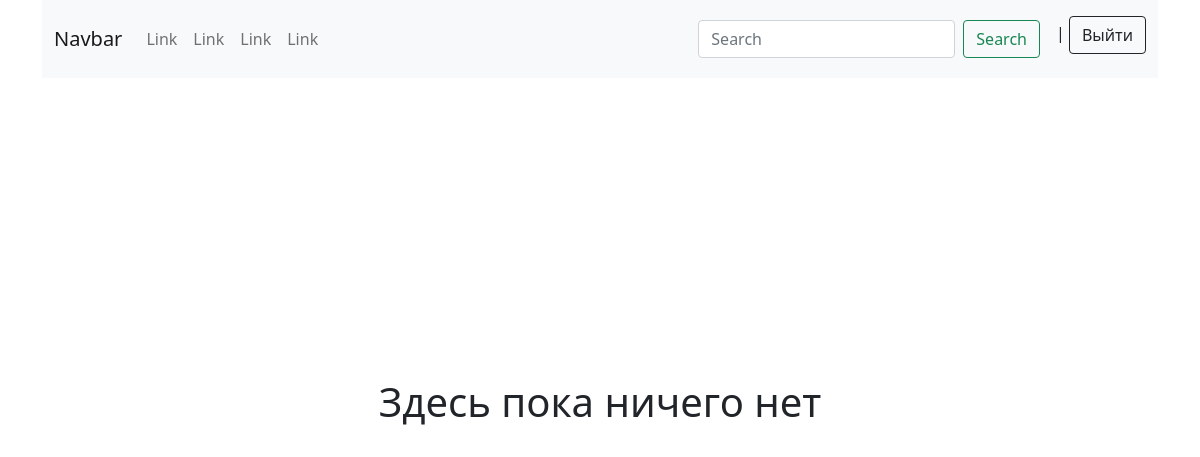
Before: /Adel with the older database file.
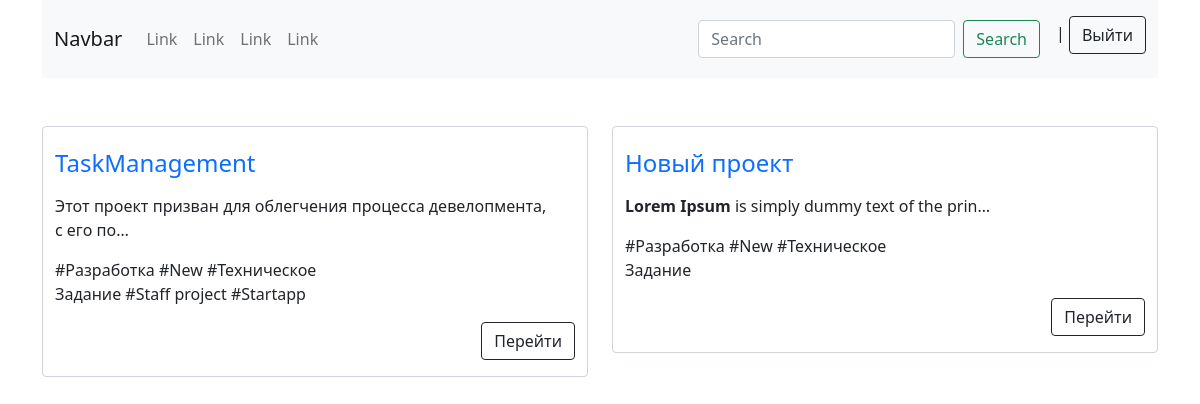
After: the same page with the newer database file.
### mainapp/models.py (models this page shows, shortened)
class Project(models.Model):
    user = models.ForeignKey(User, on_delete=models.CASCADE, verbose_name='Пользователь')
    name = models.CharField(max_length=120, verbose_name='Название')
    slug = models.SlugField(unique=True)
    description = RichTextField(verbose_name='Описание')
    photo = models.ImageField(upload_to='photos/', null=True, blank=True, verbose_name='Фото')
    file = models.FileField(upload_to='files/', null=True, blank=True, verbose_name='Файлы')
    started = models.DateTimeField(auto_now_add=True, verbose_name='Начало')
    ended = models.DateTimeField(blank=True, null=True, verbose_name='Закончился')
    deadline = models.DateField(verbose_name='Дедлайн до')
    tags = models.ManyToManyField(Tag, verbose_name='Теги')
    class Meta:
        verbose_name = 'Проект'
        verbose_name_plural = 'Проекты'
    def get_absolute_url(self):
        return reverse('mainapp:proj_details', kwargs={'slug': self.slug})

class Tag(models.Model):
    tag = models.CharField(max_length=120)
    def __str__(self):
        return self.tag
    class Meta:
        verbose_name = 'Тег'
        verbose_name_plural = 'Теги'

### mainapp/views.py (the view)
# urls.py: path('<slug:slug>', UserProjectListView.as_view(), name='user_proj'),
class UserProjectListView(ListView):
    template_name = 'mainapp/index/user_project.html'
    model = User
    context_object_name = 'projects'
    def get_queryset(self):
        user = get_object_or_404(User, username=self.kwargs.get('slug'))
        projects = user.project_set.all()
        return projects

### templates/mainapp/index/user_project.html
{% extends 'mainapp/base.html' %}
{% block content %}
<div class="container">
    <div class="row">
        {% if projects %}
        {% for project in projects %}
        <div class="col-sm-6">
            <div class="form-control user-projects mt-5">
                <a style="text-decoration: none;" href="{{ project.get_absolute_url }}"><h4 class="mt-3">{{ project.name }}</h4></a>
                <p>{{ project.description|safe|truncatechars:70 }}</p>
                <p class="project-tags">{% for t in project.tags.all|slice:':5' %} #{{t}} {% endfor %}</p>
                <a class="btn btn-outline-dark float-end" href="{{ project.get_absolute_url }}">Перейти</a><br><br>
            </div>
        </div>
        {% endfor %}
        {% else %}
            <div class="text-center" style="margin-top: 300px;">
                <h1>Здесь пока ничего нет</h1>
            </div>
        {% endif %}
    </div>
</div>
{% endblock %}

### templates/mainapp/base.html (shortened to what this page needs)
{% load static %}
<!DOCTYPE html>
<html lang="en">
<head>
    <link rel="stylesheet" href="{% static 'css/style.css' %}">
    <link href="{% static 'fontawesomefree/css/fontawesome.css' %}" rel="stylesheet" type="text/css">
    <link href="{% static 'fontawesomefree/css/brands.css' %}" rel="stylesheet" type="text/css">
    <link href="{% static 'fontawesomefree/css/solid.css' %}" rel="stylesheet" type="text/css">
    <link href="https://cdn.jsdelivr.net/npm/bootstrap@5.0.2/dist/css/bootstrap.min.css" rel="stylesheet">
</head>
<body>
    {% block header %}
    <header>
        <div class="container">
            <nav class="navbar navbar-expand-lg navbar-light bg-light">
                <div class="container-fluid">
                  <a class="navbar-brand" href="{% url 'mainapp:main' %}">Navbar</a>
                  <div class="collapse navbar-collapse" id="navbarSupportedContent">
                    <ul class="navbar-nav me-auto mb-2 mb-lg-0">
                      <li class="nav-item">
                        <a class="nav-link" href="#">Link</a>
                      </li>
                      <li class="nav-item">
                        <a class="nav-link" href="#">Link</a>
                      </li>
                      <li class="nav-item">
                        <a class="nav-link" href="#">Link</a>
                      </li>
                      <li class="nav-item">
                        <a class="nav-link" href="#">Link</a>
                      </li>
                    </ul>
                    <form class="d-flex me-3">
                      <input class="form-control me-2" type="search" placeholder="Search" aria-label="Search">
                      <button class="btn btn-outline-success" type="submit">Search</button>
                    </form>
                    <p class="mt-2"><a href="{% url 'mainapp:user_proj' user.username %}">{{ user.username }}</a> | <a class="btn btn-outline-dark" href="{% url 'authentication:logout' %}">Выйти</a></p>
                  </div>
                </div>
              </nav>
        </div>
    </header>
    {% endblock %}
    {% block content %}{% endblock %}
</body>
</html>

### static/css/style.css (style rules this page uses)
.user-projects p { max-width: 500px; }
.user-projects .project-tags { max-width: 300px; }

Changed rows visible on the page:
added Project: name "TaskManagement", description "Этот проект призван для облегчения процесса девелопмента, с его по…"
added Tag: tag "Разработка"
added Tag: tag "New"
added Tag: tag "Техническое Задание"
added Tag: tag "Staff project", shown under "TaskManagement"
added Tag: tag "Startapp", shown under "TaskManagement"
added Project: name "Новый проект", description "Lorem Ipsum is simply dummy text of the prin…"
Other visible differences:
text no longer shown: "Здесь пока ничего нет"
